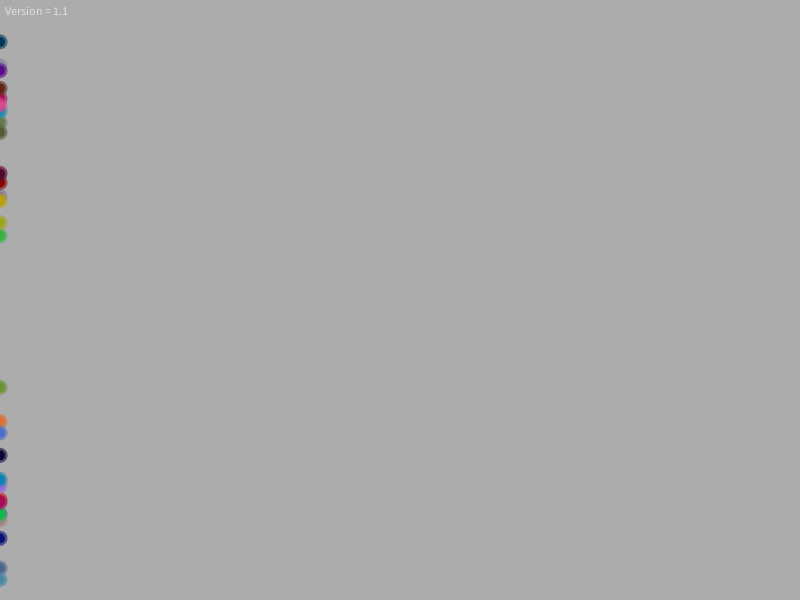
Frame 1 (no input)
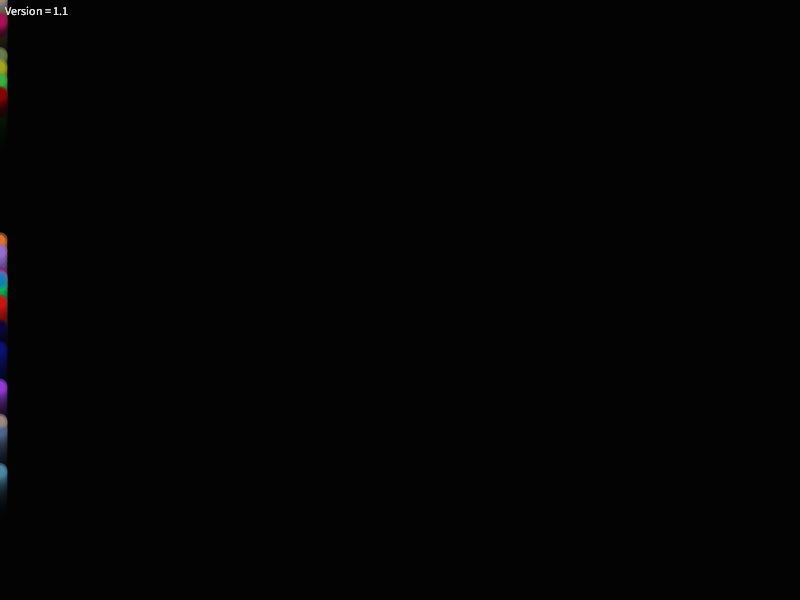
Frame 60 (the mouse pressed at the canvas centre just before this capture)
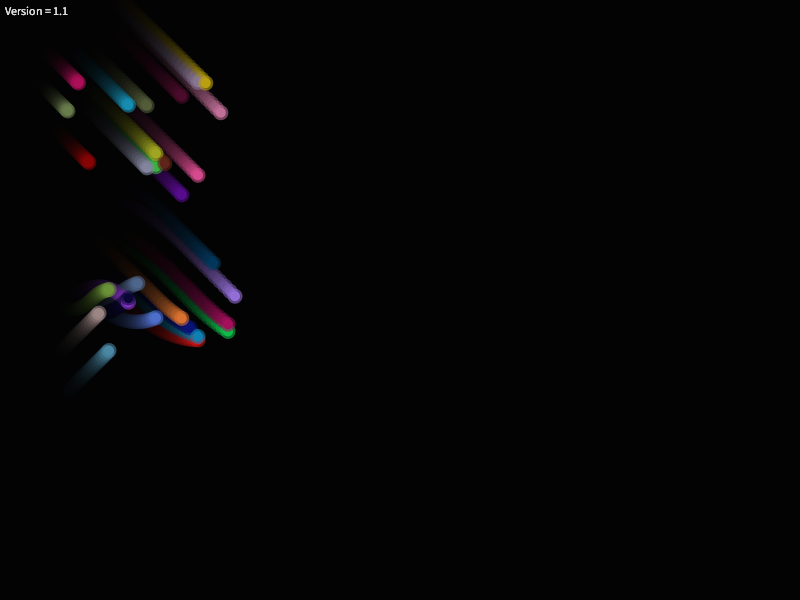
Frame 120 (the mouse held since frame 60 and released just before this capture)

The Processing sketch that drew these frames (run headless with seeded random() and noise(); from frame 60 on, the mouse is pressed at the canvas centre):

// Processing sketch: Particulas_1
// ── Particulas_1.pde
ParticleSystem ps;
float Version = 1.1;

void setup(){
  size(800,600);
  ps = new ParticleSystem();
  smooth();
  noStroke();
  
  for(int n = 0; n < 30; n++)ps.anyadir();
}

void draw(){
  //background(0);
  fill(0,40);
  rect(0, 0, width, height);
  ps.actu();
  fill(225);
  text("Version = "+Version, 5, 15);
}

// ── Particle.pde
class Particle {
  float x, y, vel, friccionx, fricciony;
  color col;
  Particle(float _x, float _y, float _vel, color _col) {
    x = -x;  
    y = _y; 
    vel = _vel;
    col = _col;
  }

  void actu() {
    fill(col, 150);
    ellipse(x, y, 15, 15);

    fill(col);
    ellipse(x, y, 10, 10);
    andar_v2();
  }

  void andar_v2() {
    if (mouseX > x) if (friccionx < vel) friccionx = friccionx + 0.2;
    if (mouseX < x) if (friccionx > -vel) friccionx = friccionx - 0.2;
    x = x + friccionx;

    if (mouseY > y) if (fricciony < vel) fricciony = fricciony + 0.2;
    if (mouseY < y) if (fricciony > -vel) fricciony = fricciony - 0.2;
    y = y + fricciony;
  }
} 


// ── ParticleSystem.pde
class ParticleSystem {

  ArrayList particulas; 

  ParticleSystem() {
    particulas = new ArrayList();
  }

  void actu() {
    for (int i = 0; i < particulas.size(); i++) {
      Particle a = (Particle) particulas.get(i);
      a.actu();
    }
  }

  void anyadir() {
    color colors = color(random(225), random(225), random(225));
    particulas.add(new Particle(random(800), random(600), random(1, 5), colors));
  }
} 
